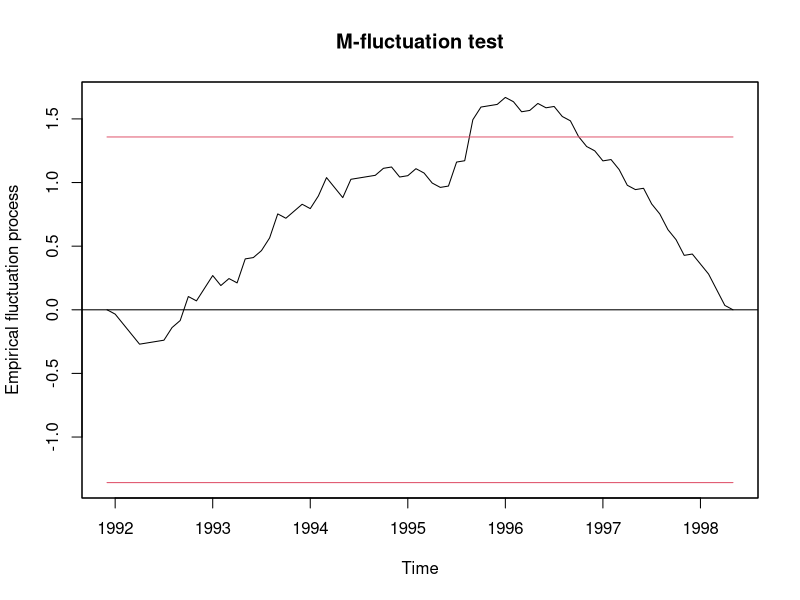

The R source for this figure:
library(strucchange)


### Name: gefp
### Title: Generalized Empirical M-Fluctuation Processes
### Aliases: gefp print.gefp sctest.gefp plot.gefp time.gefp print.gefp
### Keywords: regression

### ** Examples

data("BostonHomicide")
gcus <- gefp(homicides ~ 1, family = poisson, vcov = kernHAC,
	     data = BostonHomicide)
plot(gcus, aggregate = FALSE)	 
gcus
sctest(gcus)
